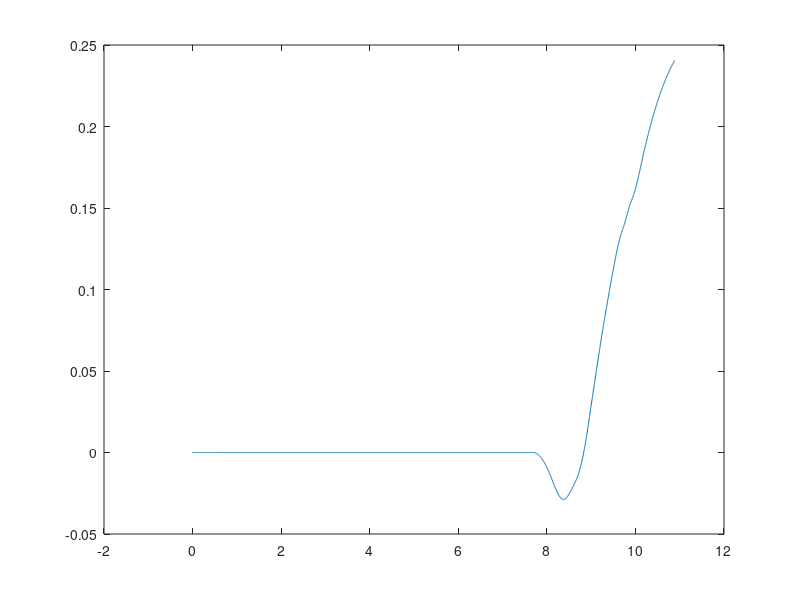

The MATLAB script that drew this image:
clear
clc

Wwheel = load('Ww.mat').ans';
SteerAngle = load('steer.mat').ans';

%parameter
m = 1500 + 2*80 + 300;
ro = 1.225;
Cdrag = 0.3;
Afront = 2.2;
fr = 0.02;
g = 9.81;
Bx = 0;
By = 0;
lf = 1.22;
lr = 1.36;
Iz = 1536.70;
rst = 0.302 ;
rnom = 0.302*0.98 ;
Cdf = 55;
Caf = 0.09;
Car = 0.09;
B = acosd(rst/rnom);
reff = sin(B)/B * rnom;
% TLim=2;
Ts = 0.01;
t = 0:Ts:10-0.001;
% Ts=0.005;
x=zeros(6,1);
dx=zeros(6,1);
% u=[1 0];

for i=1:2658
    % State Equations
    %     u1=Wwheel(i);
%     u1=Wwheel;
    u1=Wwheel(i)+1e-6;
    u2=SteerAngle(i);
    u=[u1 u2];
%     
    const1 = (2*reff*u(1)-2*x(4,i))/(reff*u(1));
%     const1 = (2*reff*u(1)-2*x(4,i));
    const2 = ((x(5,i)-lf*x(6,i))/(x(4,i)+1e-6));
    const3 = ((x(5,i)-lr*x(6,i))/(x(4,i)+1e-6));
    
    f41 = -x(5,i)*x(6,i);
    f42 = -(sin(x(4,i))/m)*(1/2*ro*Cdrag*Afront*x(4,i)*x(4,i));
    f43 = -(sin(x(4,i))/m)*(fr*m*g);
    f44 = -(sin(x(4,i))/m)*(m*g*sin(Bx));
    u41 = 1/m*(Cdf*const1*cos(u(2)));
    u42 = 1/m*(-2*Caf*(u(2)-const2)*sin(u(2)));
    u43 = 1/m*(Cdf*const1);
    
    f51=-x(4,i)*x(6,i);
    f52=1/m*(2*Car*(-const3));
    f53=1/m*(-g*sin(By));
    u51=1/m*(Cdf*const1*sin(u(2)));
    u52=1/m*(-2*Caf*(u(2)-const2)*cos(u(2)));
    
    f61=lr/Iz*(2*(Car/m)*(-const3));
    u61=lf/Iz*(Cdf*const1*sin(u(2)));
    u62=lf/Iz*(-2*Caf*(u(2)-const2)*cos(u(2)));
    
    dx(1,i) = x(4,i); % Vx
    dx(2,i) = x(5,i); % Vy
    dx(3,i) = x(6,i); % Vz
    dx(4,i) = f41+f42+f43+u41+u42+u43;
    dx(5,i) = f51+f52+f53+u51+u52;
    dx(6,i) = f61+u61+u62;
    
    x(1,i+1)=x(1,i)+Ts.*dx(1,i);
    x(2,i+1)=x(2,i)+Ts.*dx(2,i);
    x(3,i+1)=x(3,i)+Ts.*dx(3,i);
    x(4,i+1)=x(4,i)+Ts.*dx(4,i);
    x(5,i+1)=x(5,i)+Ts.*dx(5,i);
    x(6,i+1)=x(6,i)+Ts.*dx(6,i);
    
end
% label = [{'Vx'},{'Vy'},{'Vz'},{'ax'},{'ay'},{'az'}]
% plot posisi XY
% for i = 1:6
%     figure(i)
%     plot(x(i,:));
%     title(label{i})
% end
figure(1)
plot(x(1,:),x(2,:))
% figure(1)
% plot(x(1,:)